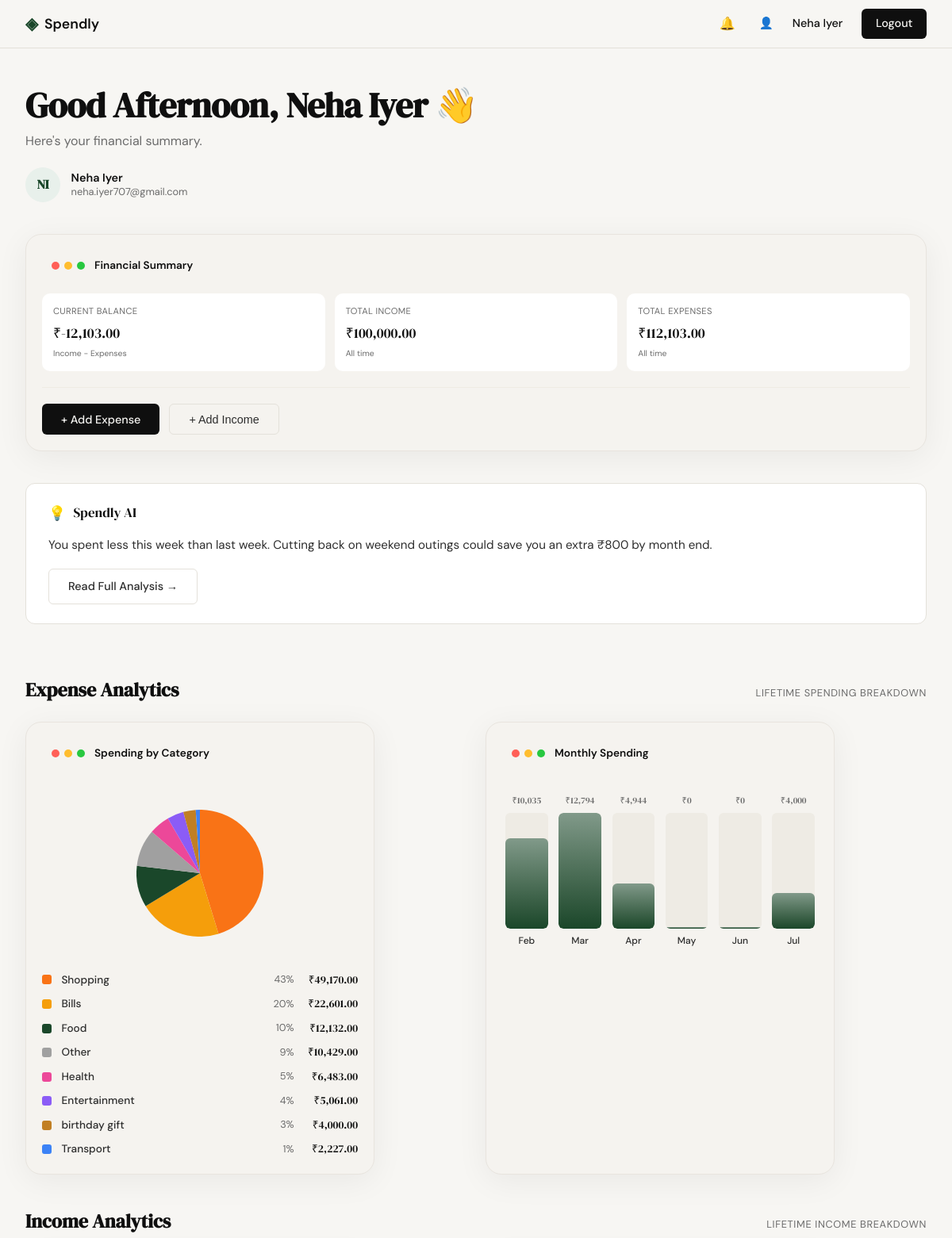
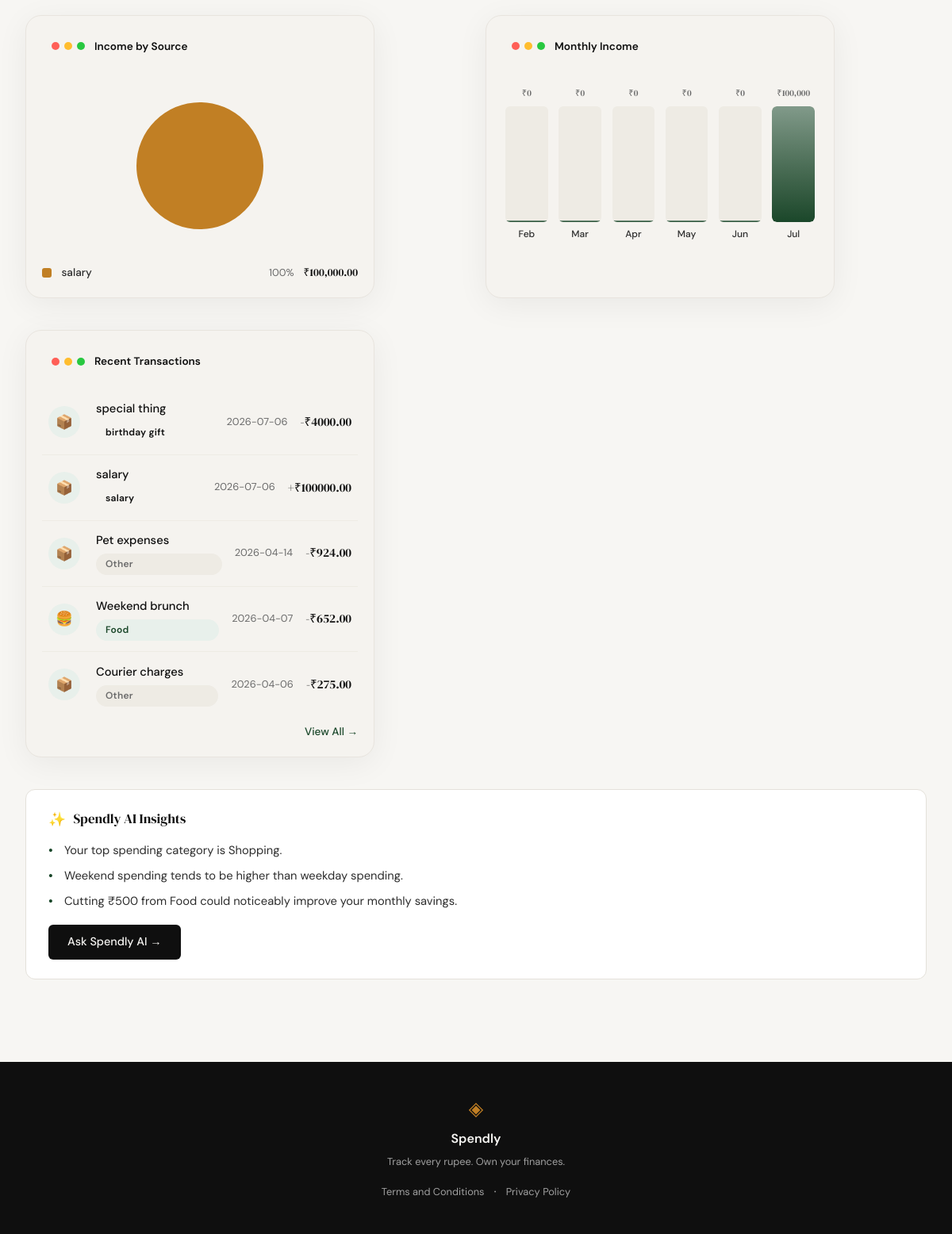
/dashboard (signed in), run on the app's committed database (2 pictures, top to bottom).
### tables this page shows
CREATE TABLE users (
            id INTEGER PRIMARY KEY AUTOINCREMENT,
            name TEXT NOT NULL,
            email TEXT UNIQUE NOT NULL,
            password_hash TEXT NOT NULL,
            created_at TEXT DEFAULT (datetime('now'))
        );

CREATE TABLE expenses (
            id INTEGER PRIMARY KEY AUTOINCREMENT,
            user_id INTEGER NOT NULL,
            amount REAL NOT NULL,
            category TEXT NOT NULL,
            date TEXT NOT NULL,
            description TEXT,
            created_at TEXT DEFAULT (datetime('now')),
            FOREIGN KEY (user_id) REFERENCES users(id)
        );

CREATE TABLE income (
            id INTEGER PRIMARY KEY AUTOINCREMENT,
            user_id INTEGER NOT NULL,
            amount REAL NOT NULL,
            source TEXT NOT NULL,
            date TEXT NOT NULL,
            description TEXT,
            created_at TEXT DEFAULT (datetime('now')),
            FOREIGN KEY (user_id) REFERENCES users(id)
        );

### app.py (the view)
@app.route("/dashboard")
def dashboard():
    if not session.get("user_id"):
        flash("Please log in to access this page", "error")
        return redirect(url_for("login"))
    user_id = session["user_id"]
    user = get_user_by_id(user_id)
    name_parts = [p for p in (user["name"] or "").split() if p]
    if len(name_parts) >= 2:
        initials = (name_parts[0][0] + name_parts[-1][0]).upper()
    elif name_parts:
        initials = name_parts[0][:2].upper()
    else:
        initials = "??"
    summary = get_expense_summary(user_id)
    income_summary = get_income_summary(user_id)
    total_income = income_summary["total_income"] or 0.00
    total_expenses = summary["total_spent"] or 0.00
    balance = total_income - total_expenses
    recent = []
    for tx in get_all_user_transactions(user_id)[:5]:
        sign = "+" if tx["type"] == "income" else "-"
        recent.append({
            "name": tx["description"] or tx["category"],
            "category": tx["category"],
            "category_class": tx["category"].lower(),
            "date": tx["date"][:10] if tx["date"] else "",
            "amount": f"{sign}₹{tx['amount']:.2f}",
            "type": tx["type"],
        })
    breakdown = get_category_breakdown(user_id)
    pie_slices = build_pie_slices(breakdown)
    monthly = get_monthly_spending(user_id, months=6)
    max_amount = max((m["amount"] for m in monthly), default=0) or 1
    for entry in monthly:
        entry["height_pct"] = int(round((entry["amount"] / max_amount) * 100))
    income_breakdown = get_income_category_breakdown(user_id)
    income_pie_slices = build_pie_slices(income_breakdown)
    monthly_income = get_monthly_income(user_id, months=6)
    max_amount_inc = max((m["amount"] for m in monthly_income), default=0) or 1
    for entry in monthly_income:
        entry["height_pct"] = int(round((entry["amount"] / max_amount_inc) * 100))
    top_category = summary.get("top_category") or "—"
    ai_insights = [
        f"Your top spending category is {top_category}.",
        "Weekend spending tends to be higher than weekday spending.",
        "Cutting ₹500 from Food could noticeably improve your monthly savings.",
    ]
    return render_template(
        "dashboard.html",
        user=user,
        initials=initials,
        balance=balance,
        total_income=total_income,
        total_expenses=total_expenses,
        recent=recent,
        pie_slices=pie_slices,
        monthly=monthly,
        income_pie_slices=income_pie_slices,
        monthly_income=monthly_income,
        ai_insights=ai_insights,
        categories=get_user_categories(user_id),
        today=datetime.now().strftime("%Y-%m-%d"),
    )

### templates/dashboard.html (shortened to what this page needs)
{% extends "base.html" %}
{% block head %}
<link rel="stylesheet" href="{{ url_for('static', filename='css/dashboard.css') }}">
{% endblock %}
{% block navbar %}
<nav class="navbar">
    <div class="nav-inner">
        <a href="{{ url_for('landing') }}" class="nav-brand">
            <span class="brand-icon">◈</span>
            <span class="brand-name">Spendly</span>
        </a>
        <div class="nav-links">
            {% if logged_in %}
                <a href="#" class="nav-link dashboard-bell" title="Notifications" aria-label="Notifications">🔔</a>
                <a href="{{ url_for('profile') }}" class="nav-link" title="View profile">👤</a>
                <span class="nav-greeting">{{ current_user.name }}</span>
                <a href="{{ url_for('logout') }}" class="nav-cta">Logout</a>
            {% else %}
                <a href="{{ url_for('login') }}">Sign in</a>
                <a href="{{ url_for('register') }}" class="nav-cta">Get started</a>
            {% endif %}
        </div>
    </div>
</nav>
{% endblock %}
{% block content %}
<div class="dashboard-container">
    <section class="dashboard-greeting">
        <h1 class="dashboard-greeting-title">{{ greeting }}, {{ user.name }} 👋</h1>
        <p class="dashboard-greeting-sub">Here's your financial summary.</p>
        <div class="dashboard-greeting-user">
            <div class="profile-avatar profile-avatar--sm">
                <span class="profile-avatar-initials">{{ initials }}</span>
            </div>
            <div class="dashboard-greeting-meta">
                <span class="dashboard-greeting-name">{{ user.name }}</span>
                <span class="dashboard-greeting-email">{{ user.email }}</span>
            </div>
        </div>
    </section>
    <section class="dashboard-section">
        <div class="mock-card dashboard-hero">
            <div class="mock-card-header">
                <span class="mock-dots">
                    <span class="mock-dot"></span>
                    <span class="mock-dot"></span>
                    <span class="mock-dot"></span>
                </span>
                <span class="mock-title">Financial Summary</span>
            </div>
            <div class="mock-stats">
                <div class="mock-stat">
                    <span class="mock-stat-label">Current Balance</span>
                    <span class="mock-stat-value">₹{{ "{:,.2f}".format(balance) }}</span>
                    <span class="mock-stat-change">Income − Expenses</span>
                </div>
                <div class="mock-stat">
                    <span class="mock-stat-label">Total Income</span>
                    <span class="mock-stat-value">₹{{ "{:,.2f}".format(total_income) }}</span>
                    <span class="mock-stat-change">All time</span>
                </div>
                <div class="mock-stat">
                    <span class="mock-stat-label">Total Expenses</span>
                    <span class="mock-stat-value">₹{{ "{:,.2f}".format(total_expenses) }}</span>
                    <span class="mock-stat-change">All time</span>
                </div>
            </div>
            <div class="dashboard-hero-actions">
                <button type="button" class="btn-primary" data-open-modal="add-expense-modal">+ Add Expense</button>
                <button type="button" class="btn-ghost" data-open-modal="add-income-modal">+ Add Income</button>
            </div>
        </div>
    </section>
    <section class="dashboard-section">
        <div class="auth-card dashboard-ai-card dashboard-ai-preview">
            <div class="dashboard-ai-head">
                <span class="dashboard-ai-icon">💡</span>
                <span class="dashboard-ai-title">Spendly AI</span>
            </div>
            <p class="dashboard-ai-body">
                You spent less this week than last week. Cutting back on weekend
                outings could save you an extra ₹800 by month end.
            </p>
            <a href="#" class="btn-ghost dashboard-ai-cta" title="Coming soon">Read Full Analysis →</a>
        </div>
    </section>
    <section class="dashboard-section">
        <div class="dashboard-section-head">
            <h2 class="dashboard-section-title">Expense Analytics</h2>
            <span class="dashboard-section-sub">Lifetime spending breakdown</span>
        </div>
        <div class="dashboard-charts-grid">
            <div class="mock-card">
                <div class="mock-card-header">
                    <span class="mock-dots">
                        <span class="mock-dot"></span>
                        <span class="mock-dot"></span>
                        <span class="mock-dot"></span>
                    </span>
                    <span class="mock-title">Spending by Category</span>
                </div>
                <div class="dashboard-pie-wrap">
                    {% if pie_slices %}
                    <svg class="dashboard-pie" viewBox="0 0 200 200" role="img" aria-label="Spending by category">
                        {% for slice in pie_slices %}
                        <path d="{{ slice.path_d }}" class="{{ slice.css_class }}">
                            <title>{{ slice.label }} — {{ slice.percentage }}%</title>
                        </path>
                        {% endfor %}
                    </svg>
                    {% endif %}
                </div>
                <ul class="dashboard-pie-legend">
                    {% for slice in pie_slices %}
                    <li class="dashboard-pie-legend-item">
                        <span class="dashboard-pie-swatch {{ slice.css_class }}"></span>
                        <span class="dashboard-pie-label">{{ slice.label }}</span>
                        <span class="dashboard-pie-pct">{{ slice.percentage }}%</span>
                        <span class="dashboard-pie-amount">₹{{ "{:,.2f}".format(slice.amount) }}</span>
                    </li>
                    {% endfor %}
                </ul>
            </div>
            <div class="mock-card">
                <div class="mock-card-header">
                    <span class="mock-dots">
                        <span class="mock-dot"></span>
                        <span class="mock-dot"></span>
                        <span class="mock-dot"></span>
                    </span>
                    <span class="mock-title">Monthly Spending</span>
                </div>
                <div class="dashboard-bars">
                    {% for entry in monthly %}
                    <div class="dashboard-bar-col">
                        <span class="dashboard-bar-amount">₹{{ "{:,.0f}".format(entry.amount) }}</span>
                        <div class="dashboard-bar-track">
                            <div class="dashboard-bar" style="height: {{ entry.height_pct }}%"></div>
                        </div>
                        <span class="dashboard-bar-label">{{ entry.label }}</span>
                    </div>
                    {% endfor %}
                </div>
            </div>
        </div>
    </section>
    <section class="dashboard-section">
        <div class="dashboard-section-head">
            <h2 class="dashboard-section-title">Income Analytics</h2>
            <span class="dashboard-section-sub">Lifetime income breakdown</span>
        </div>
        <div class="dashboard-charts-grid">
            <div class="mock-card">
                <div class="mock-card-header">
                    <span class="mock-dots">
                        <span class="mock-dot"></span>
                        <span class="mock-dot"></span>
                        <span class="mock-dot"></span>
                    </span>
                    <span class="mock-title">Income by Source</span>
                </div>
                <div class="dashboard-pie-wrap">
                    {% if income_pie_slices %}
                    <svg class="dashboard-pie" viewBox="0 0 200 200" role="img" aria-label="Income by source">
                        {% for slice in income_pie_slices %}
                        <path d="{{ slice.path_d }}" class="{{ slice.css_class }}">
                            <title>{{ slice.label }} — {{ slice.percentage }}%</title>
                        </path>
                        {% endfor %}
                    </svg>
                    {% endif %}
                </div>
                <ul class="dashboard-pie-legend">
                    {% for slice in income_pie_slices %}
                    <li class="dashboard-pie-legend-item">
                        <span class="dashboard-pie-swatch {{ slice.css_class }}"></span>
                        <span class="dashboard-pie-label">{{ slice.label }}</span>
                        <span class="dashboard-pie-pct">{{ slice.percentage }}%</span>
                        <span class="dashboard-pie-amount">₹{{ "{:,.2f}".format(slice.amount) }}</span>
                    </li>
                    {% endfor %}
                </ul>
            </div>
            <div class="mock-card">
                <div class="mock-card-header">
                    <span class="mock-dots">
                        <span class="mock-dot"></span>
                        <span class="mock-dot"></span>
                        <span class="mock-dot"></span>
                    </span>
                    <span class="mock-title">Monthly Income</span>
                </div>
                <div class="dashboard-bars">
                    {% for entry in monthly_income %}
                    <div class="dashboard-bar-col">
                        <span class="dashboard-bar-amount">₹{{ "{:,.0f}".format(entry.amount) }}</span>
                        <div class="dashboard-bar-track">
                            <div class="dashboard-bar" style="height: {{ entry.height_pct }}%"></div>
                        </div>
                        <span class="dashboard-bar-label">{{ entry.label }}</span>
                    </div>
                    {% endfor %}
                </div>
            </div>
        </div>
    </section>
    <section class="dashboard-section">
        <div class="mock-card">
            <div class="mock-card-header">
                <span class="mock-dots">
                    <span class="mock-dot"></span>
                    <span class="mock-dot"></span>
                    <span class="mock-dot"></span>
                </span>
                <span class="mock-title">Recent Transactions</span>
            </div>
            {% if recent %}
            <ul class="dashboard-tx-list">
                {% for tx in recent %}
                <li class="dashboard-tx-row">
                    <span class="dashboard-tx-icon" aria-hidden="true">{{ category_icon(tx.category) }}</span>
                    <div class="dashboard-tx-meta">
                        <span class="dashboard-tx-name">{{ tx.name }}</span>
                        <span class="category-badge category-badge--{{ tx.category_class }}">{{ tx.category }}</span>
                    </div>
                    <span class="dashboard-tx-date">{{ tx.date }}</span>
                    <span class="dashboard-tx-amount">{{ tx.amount }}</span>
                </li>
                {% endfor %}
            </ul>
            {% else %}
            <p class="empty-state">No transactions yet. Start tracking your expenses!</p>
            {% endif %}
            <div class="dashboard-tx-foot">
                <a href="{{ url_for('transactions') }}" class="dashboard-tx-viewall">View All →</a>
            </div>
        </div>
    </section>
    <section class="dashboard-section">
        <div class="auth-card dashboard-ai-card dashboard-ai-insights">
            <div class="dashboard-ai-head">
                <span class="dashboard-ai-icon">✨</span>
                <span class="dashboard-ai-title">Spendly AI Insights</span>
            </div>
            <ul class="dashboard-ai-list">
                {% for insight in ai_insights %}
                <li class="dashboard-ai-item">{{ insight }}</li>
                {% endfor %}
            </ul>
            <a href="#" class="btn-primary dashboard-ai-cta" title="Coming soon">Ask Spendly AI →</a>
        </div>
    </section>
</div>
{% endblock %}

### templates/base.html (shortened to what this page needs)
<!DOCTYPE html>
<html lang="en">
<head>
    <link rel="stylesheet" href="{{ url_for('static', filename='css/style.css') }}">
    {% block head %}{% endblock %}
</head>
<body>
    {% block navbar %}{% endblock %}
    <main class="main-content">
        {% block content %}{% endblock %}
    </main>
    <footer class="footer">
        <div class="footer-inner">
            <span class="brand-icon">◈</span>
            <span class="footer-name">Spendly</span>
            <p class="footer-copy">Track every rupee. Own your finances.</p>
            <div class="footer-links">
                <a href="/terms">Terms and Conditions</a>
                <span class="footer-divider">·</span>
                <a href="/privacy">Privacy Policy</a>
            </div>
        </div>
    </footer>
</body>
</html>

### data on the page
users: name "Neha Iyer", email "neha.iyer707@gmail.com"
expenses: label "birthday gift", percentage "3", amount "4,000.00", category "📦", name "special thing", category "birthday gift", date "2026-07-06", amount "-₹4000.00"
income: label "salary", percentage "100", amount "100,000.00", category_icon "📦", name "salary", category "salary", date "2026-07-06", amount "+₹100000.00"
expenses: category "📦", name "Pet expenses", category "Other", date "2026-04-14", amount "-₹924.00"
expenses: category "🍔", name "Weekend brunch", category "Food", date "2026-04-07", amount "-₹652.00"
expenses: category "📦", name "Courier charges", category "Other", date "2026-04-06", amount "-₹275.00"

### other printed values
{{ greeting }} "Good Afternoon"
{{ initials }} "NI"
{{ "{:,.2f}".format(balance) }} "-12,103.00"
{{ "{:,.2f}".format(total_income) }} "100,000.00"
{{ "{:,.2f}".format(total_expenses) }} "112,103.00"
{{ slice.label }} "Shopping" "Bills" "Food" "Other" "Health" "Entertainment" "Transport"
{{ slice.percentage }} "43" "20" "10" "9" "5" "4" "1"
{{ "{:,.2f}".format(slice.amount) }} "49,170.00" "22,601.00" "12,132.00" "10,429.00" "6,483.00" "5,061.00" "2,227.00"
{{ "{:,.0f}".format(entry.amount) }} "10,035" "12,794" "4,944" "0" "0" "4,000"
{{ entry.label }} "Feb" "Mar" "Apr" "May" "Jun" "Jul"
{{ "{:,.0f}".format(entry.amount) }} "0" "0" "0" "0" "0" "100,000"
{{ insight }} "Your top spending category is Shopping." "Weekend spending tends to be higher than weekday spending." "Cutting ₹500 from Food could noticeably improve your monthly savings."
